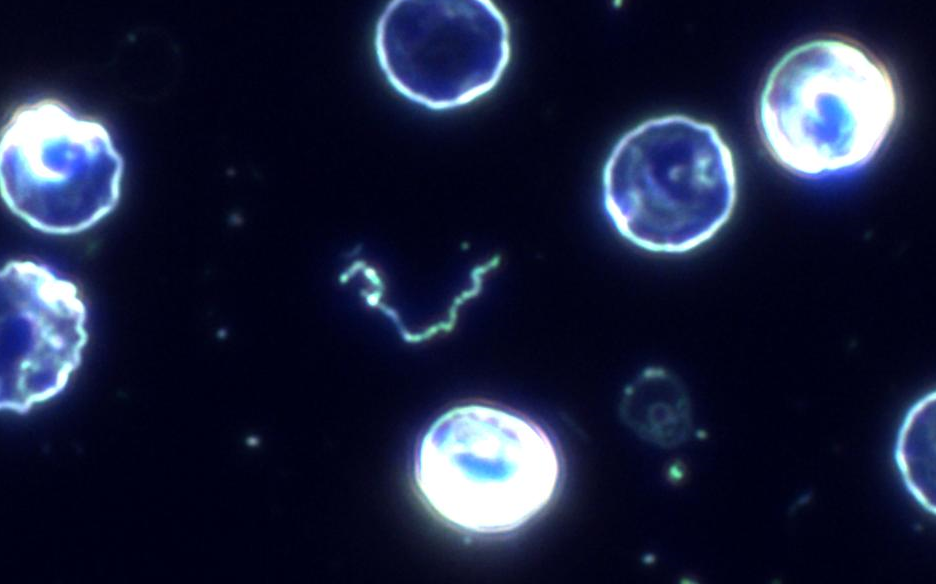
%> input picture Assignment_Input/IMG_11.png, 936 x 584 px
$ octave Task1to4.m   (GNU Octave 9; MATLAB toolbox functions it lacks are replaced by stand-ins)
%> lines starting %> are read from the running program, lines starting %| are printed output that depends on the picture; in (x1, y1, x2, y2) boxes, pixels count from 0 and x2, y2 are one past the last pixel; in counts of white or black regions, pixels touching at a corner belong together; the program's own positions count from 1
clear; close all;

% Task 1: Pre-processing -----------------------
% Step-1: Load input image
I = imread('IMG_11.png');
%> I is the input picture: size 584x936x3 uint8; mean R, G, B 27.5, 33.3, 59.9
%figure, imshow(I)

% Step-2: Covert image to grayscale
I_gray = rgb2gray(I);
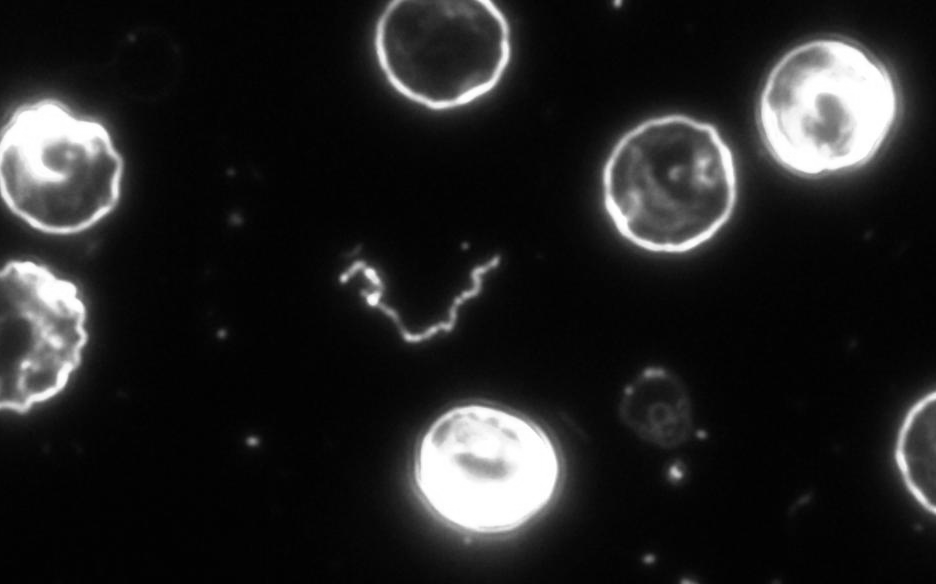
%> I_gray: size 584x936 uint8; min 2, max 255, mean 34.6
% figure, imshow(I_gray)

% Step-3: Rescale image
[rows, columns, numberOfColorChannels] = size(I_gray);
%> rows = 584; columns = 936; numberOfColorChannels = 1

% obtain ratio for resize
ratio = rows/512;
%> ratio = 1.14
I_resized = imresize(I_gray,[512,(columns/ratio)]);
figure, imshow(I_resized)

% Step-4: Produce histogram before enhancing
figure, imhist(I_resized,64);
%> after `imhist(I_resized,64)`:
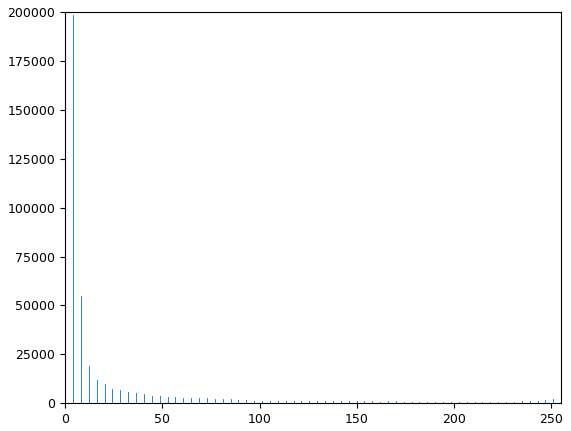
%> figure redrawn from the program's plot data; highest point at x = 4.05, y = 198359

% Step-5: Enhance image before binarisation

J = imadjust(I_resized);
%figure, imshow(J)

% Step-6: Histogram after enhancement
figure, imhist(J,64);

% Step-7: Image Binarisation
JBW = imbinarize(J);
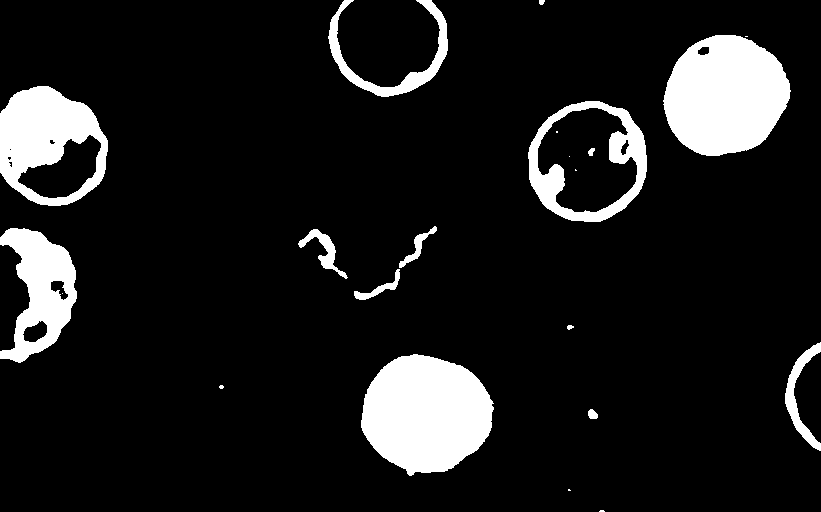
%> JBW: size 512x821 logical; 11% white; 22 white regions (8 under 20 px), largest, box (x1, y1, x2, y2) and area: (361, 354, 494, 476) 12050, (663, 35, 791, 156) 11661, (0, 86, 108, 206) 7436
figure, imshow(JBW)


% % Task 2: Edge detection ------------------------

% canny edge detection
boundsC = edge(JBW, 'Canny');
%> boundsC: size 512x821 logical; 1.1% white in thin lines or dots

figure, imshow(boundsC)

% Task 3: Simple segmentation --------------------

% to keep structure of cells partially shown at boundary when closing,
% pad, close , fill, remove padding. Carry out for image top/bottom and for sides.

se = strel('disk',2); %create morphological structuring element

%pad top and bottom with white pixels
paddedTops = padarray(boundsC,[1,0],255);
%> paddedTops: size 514x821 logical; 1.5% white in thin lines or dots

closedTops = imclose(paddedTops,se); %close
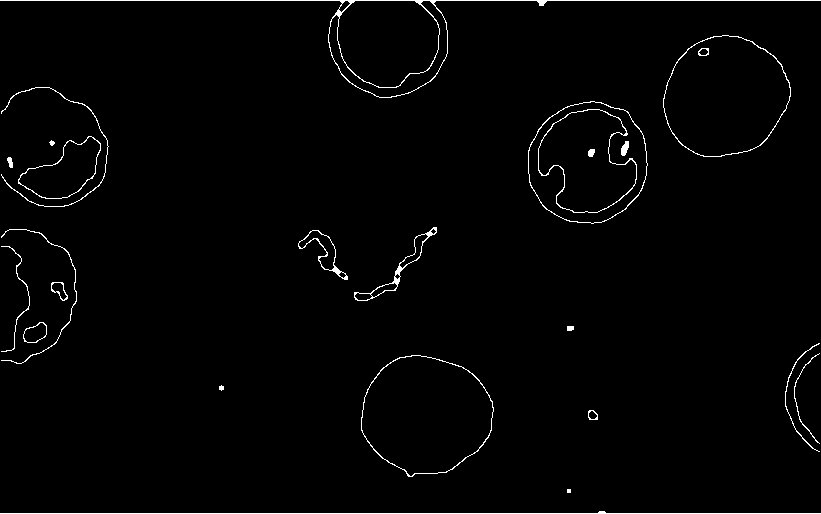
%> closedTops: size 514x821 logical; 1.5% white in thin lines or dots

hF = imfill(closedTops,'holes'); % fill holes
%> hF: size 514x821 logical; 12.7% white; 21 white regions (1 under 20 px), largest, box (x1, y1, x2, y2) and area: (361, 355, 494, 477) 12261, (663, 35, 791, 157) 11938, (528, 101, 648, 224) 11586

hF = hF(1+1:end-1,1:end); %remove padding
%> hF: size 512x821 logical; 12.3% white; 22 white regions (2 under 20 px), largest, box (x1, y1, x2, y2) and area: (361, 354, 494, 476) 12261, (663, 34, 791, 156) 11938, (528, 100, 648, 223) 11586

% repeat once more for the image sides
paddedSides = padarray(hF,[0,1],255);
%> paddedSides: size 512x823 logical; 12.5% white; 24 white regions (2 under 20 px), largest, box (x1, y1, x2, y2) and area: (362, 354, 495, 476) 12261, (664, 34, 792, 156) 11938, (529, 100, 649, 223) 11586


closedSides = imclose(paddedSides,se);
F = imfill(closedSides,'holes');
%> F: size 512x823 logical; 16.6% white; 14 white regions (2 under 20 px), largest, box (x1, y1, x2, y2) and area: (0, 0, 110, 512) 19312, (362, 354, 495, 476) 12261, (664, 34, 792, 156) 11938
F = F(1:end,1+1:end-1);
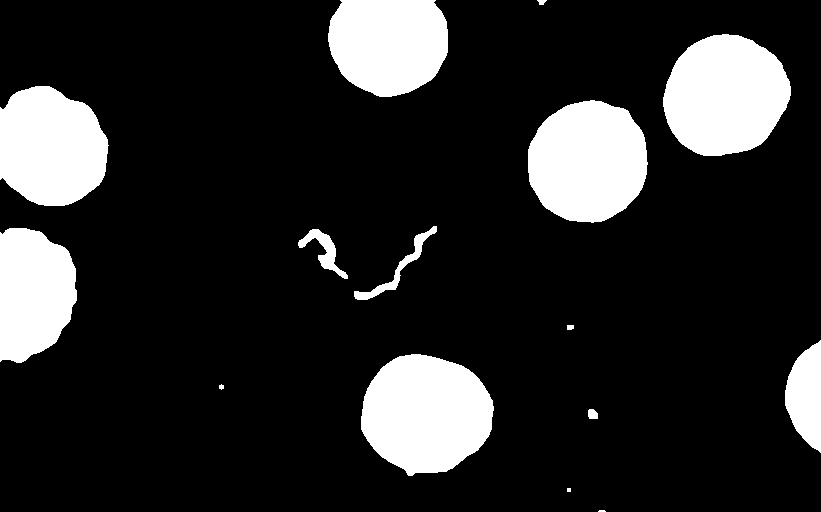
%> F: size 512x821 logical; 16.4% white; 15 white regions (2 under 20 px), largest, box (x1, y1, x2, y2) and area: (361, 354, 494, 476) 12261, (663, 34, 791, 156) 11938, (528, 100, 648, 223) 11586


%remove objects smaller than blood cells and bacteria
F = bwareaopen(F, 300);
%> F: size 512x821 logical; 16.3% white; 9 white regions

%figure, imshow(F) %uncomment to display segmented image

% %Task 4: Object Recognition --------------------
[B,L,N] = bwboundaries(F); %get boundaries
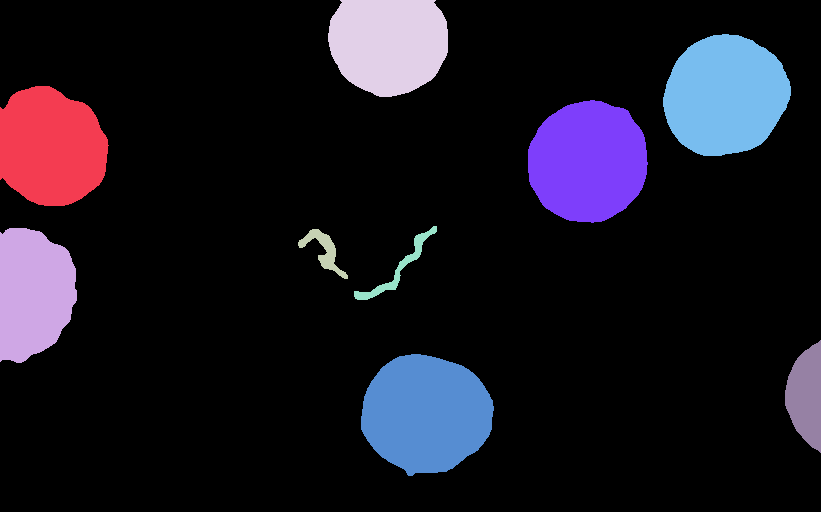
%> L: size 512x821 double; 10 distinct labels, from 0 to 9; one colour per label, 0 black
%> B = 9 boundaries; largest, box (x1, y1, x2, y2) and points: (361, 354, 494, 476) 356, (663, 34, 791, 156) 351, (528, 100, 648, 223) 348, (0, 228, 77, 363) 346, (0, 86, 109, 206) 344; N = 9

%get properties of connected components
props = regionprops(F,'all');
%> props = 9 regions; largest, box (x1, y1, x2, y2), Area, Centroid, MajorAxisLength, MinorAxisLength and Eccentricity: (361, 354, 494, 476) 12261 [426.7 414.4] 132 118.5 0.441, (663, 34, 791, 156) 11938 [726 96.1] 128.5 118.5 0.388, (528, 100, 648, 223) 11586 [588.5 162.2] 124.2 118.8 0.29

% Collect area into an individual array.
areas = [props.Area];
%> areas = [10413 8387 750 9655 837 12261 11586 11938 2847]

%show image with highlighted bacteria and blood cells
figure, imshow(F); hold on;

for k=1:length(B)
   boundary = B{k};
   % area is greater than 1000, red blood cell; fill white boundary red
   if(areas(k) >1000)
     fill(boundary(:,2), boundary(:,1), 'r');
   else % area is less than 1000, bacteria; fill white boundary cyan
     fill(boundary(:,2), boundary(:,1), 'c');
   end
end
%> this loop made 9 passes
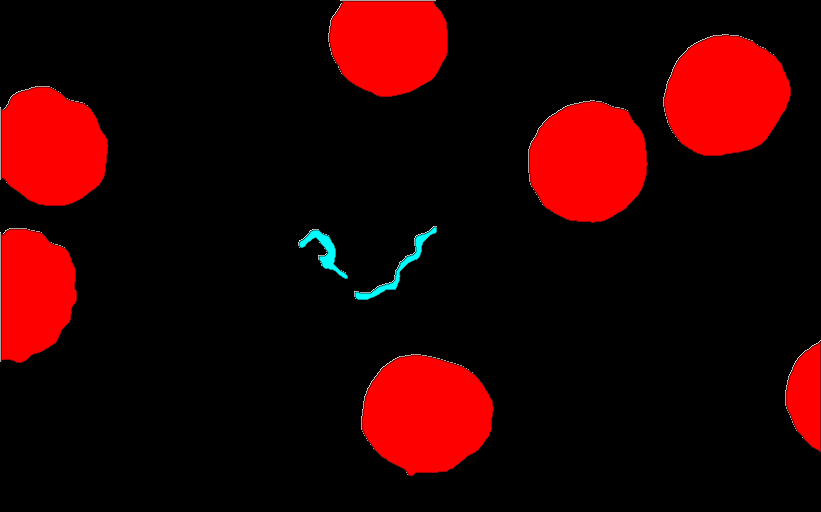
%> figure redrawn from the program's plot data

$ run again, with Assignment_Input/IMG_01.png copied over Assignment_Input/IMG_11.png
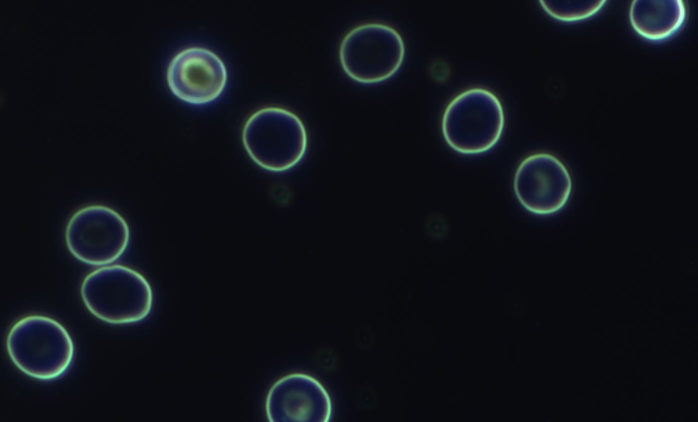
%> input picture Assignment_Input/IMG_01.png, 1396 x 844 px (shown at 1/2 size)
%> I is the input picture: size 844x1396x3 uint8; mean R, G, B 15.1, 18.4, 23.6
%> JBW: size 512x847 logical; 4.9% white; 15 white regions (2 under 20 px), largest, box (x1, y1, x2, y2) and area: (202, 56, 276, 127) 4107, (79, 249, 186, 394) 3600, (7, 382, 90, 462) 2141
%> boundsC: size 512x847 logical; 1.1% white in thin lines or dots
%> paddedTops: size 514x847 logical; 1.4% white in thin lines or dots
%> closedTops: size 514x847 logical; 1.5% white in thin lines or dots
%> paddedSides: size 512x849 logical; 11.1% white; 12 white regions
%> `[B,L,N] = bwboundaries(F);`:
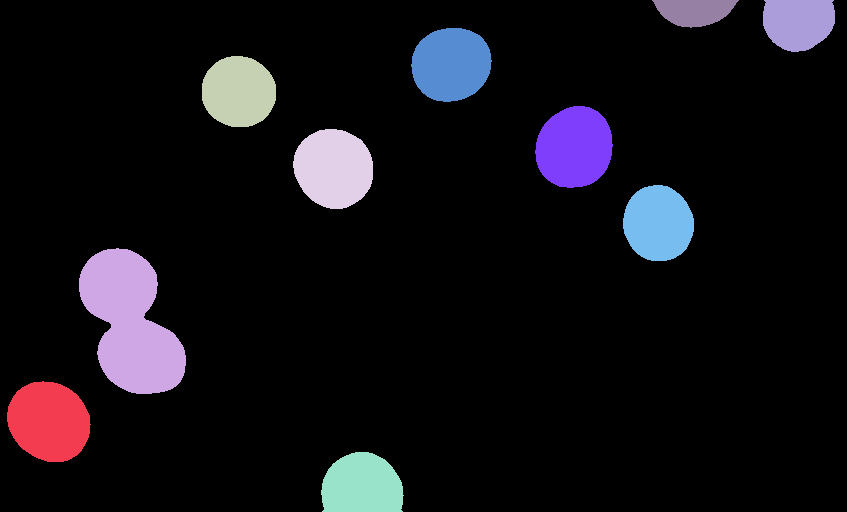
%> L: size 512x847 double; 11 distinct labels, from 0 to 10; one colour per label, 0 black
%> B = 10 boundaries; largest, box (x1, y1, x2, y2) and points: (79, 248, 186, 394) 394, (7, 381, 91, 462) 232, (321, 452, 404, 512) 232, (535, 106, 613, 188) 227, (293, 129, 373, 209) 226; N = 10
%> props = 10 regions; largest, box (x1, y1, x2, y2), Area, Centroid, MajorAxisLength, MinorAxisLength and Eccentricity: (79, 248, 186, 394) 9901 [131.3 324] 169.4 81.82 0.876, (7, 381, 91, 462) 5237 [49.5 422] 87.34 76.38 0.485, (535, 106, 613, 188) 5022 [575 148] 84.35 75.89 0.436
%> areas = [5237 9901 4209 5013 4126 4713 5022 4253 1727 3135]
%> the loop `for k=1:length(B)` made 10 passes
%> after the loop `for k=1:length(B)`:
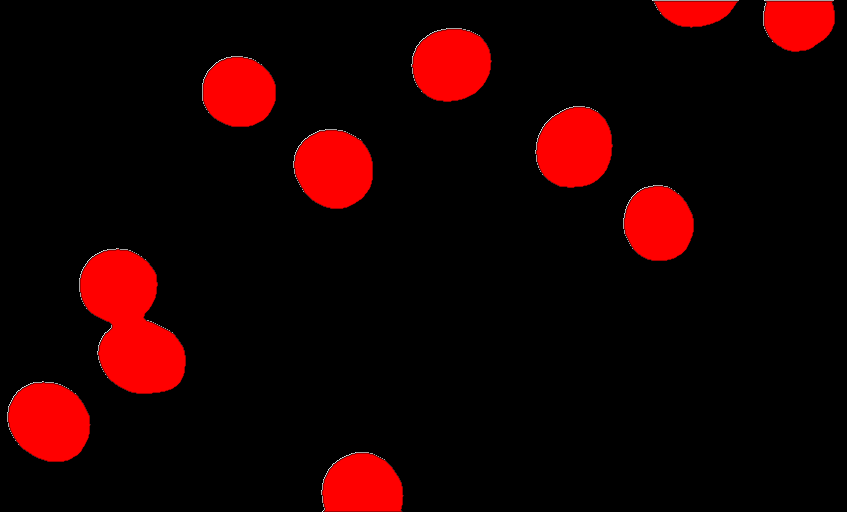
%> figure redrawn from the program's plot data

$ run again, with Assignment_Input/IMG_02.png copied over Assignment_Input/IMG_11.png
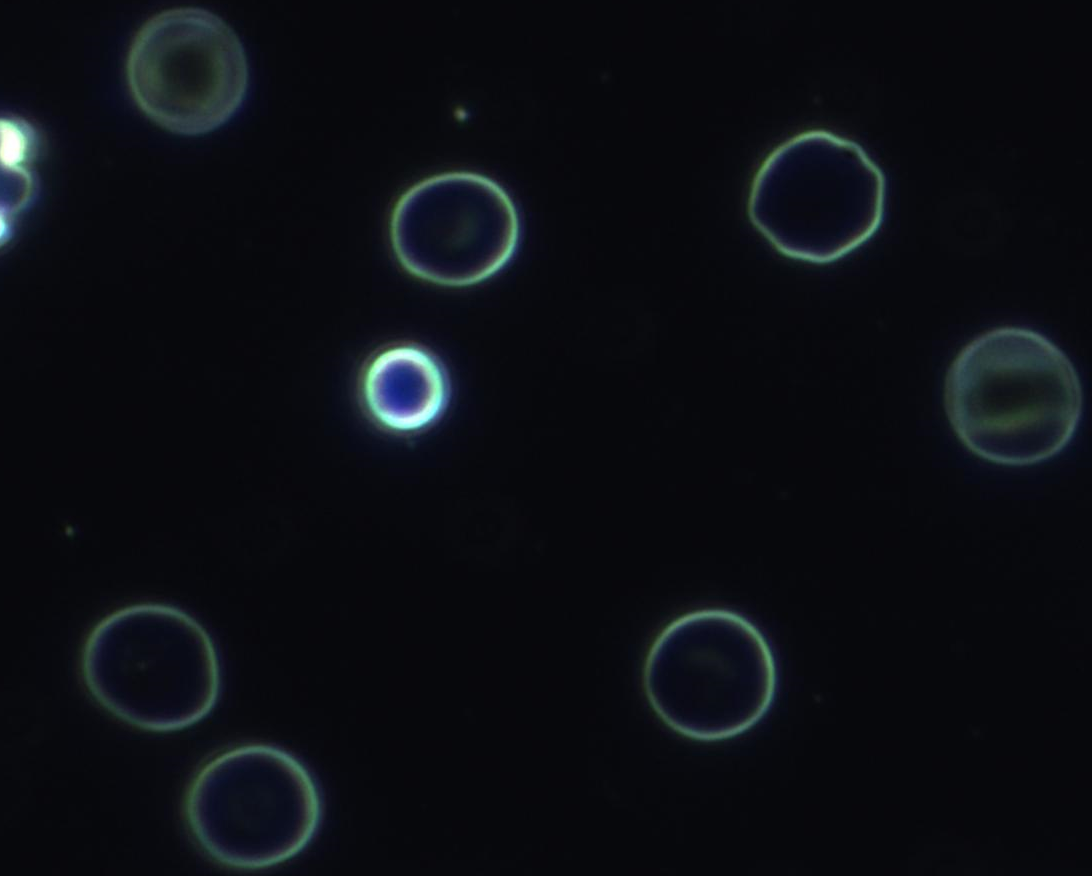
%> input picture Assignment_Input/IMG_02.png, 1092 x 876 px
%> I is the input picture: size 876x1092x3 uint8; mean R, G, B 11.7, 14.2, 18.9
%> JBW: size 512x639 logical; 6.1% white; 11 white regions (1 under 20 px), largest, box (x1, y1, x2, y2) and area: (553, 191, 633, 272) 3569, (73, 4, 145, 79) 3493, (207, 198, 265, 260) 2626
%> boundsC: size 512x639 logical; 1.1% white in thin lines or dots
%> paddedTops: size 514x639 logical; 1.5% white in thin lines or dots
%> closedTops: size 514x639 logical; 1.6% white in thin lines or dots
%> paddedSides: size 512x641 logical; 11.5% white; 13 white regions, largest, box (x1, y1, x2, y2) and area: (553, 191, 635, 273) 5261, (437, 75, 520, 155) 5066, (377, 355, 456, 434) 4961
%> `[B,L,N] = bwboundaries(F);`:
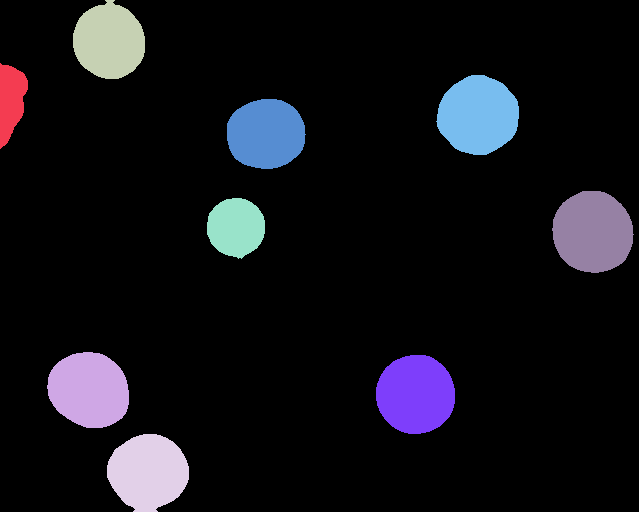
%> L: size 512x639 double; 10 distinct labels, from 0 to 9; one colour per label, 0 black
%> B = 9 boundaries; largest, box (x1, y1, x2, y2) and points: (552, 191, 634, 273) 233, (107, 434, 189, 512) 228, (47, 352, 129, 428) 225, (376, 355, 455, 434) 224, (436, 75, 519, 155) 224; N = 9
%> props = 9 regions; largest, box (x1, y1, x2, y2), Area, Centroid, MajorAxisLength, MinorAxisLength and Eccentricity: (552, 191, 634, 273) 5261 [593.4 232.6] 83.65 80.12 0.287, (436, 75, 519, 155) 5066 [478.8 115.9] 82.04 78.71 0.282, (376, 355, 455, 434) 4961 [416.2 395] 79.63 79.36 0.0824
%> areas = [1631 4893 4311 4849 2724 4436 4961 5066 5261]
%> the loop `for k=1:length(B)` made 9 passes
%> after the loop `for k=1:length(B)`:
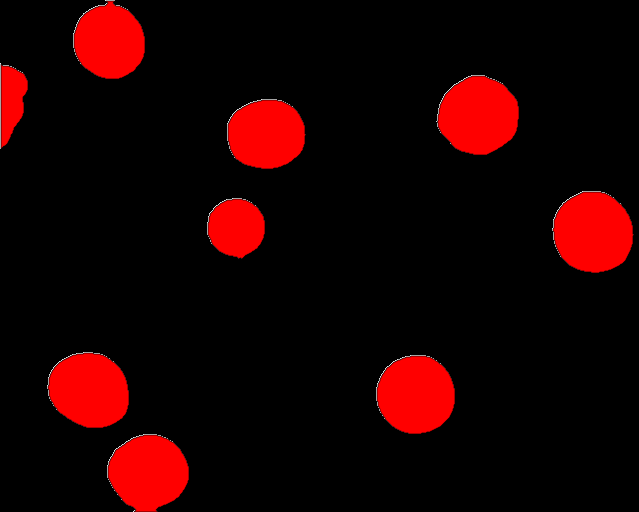
%> figure redrawn from the program's plot data

$ run again, with Assignment_Input/IMG_03.png copied over Assignment_Input/IMG_11.png
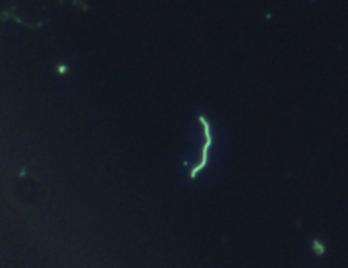
%> input picture Assignment_Input/IMG_03.png, 348 x 268 px
%> I is the input picture: size 268x348x3 uint8; mean R, G, B 21, 25.6, 34.9
%> JBW: size 512x665 logical; 26.2% white; 77 white regions (38 under 20 px), largest, box (x1, y1, x2, y2) and area: (0, 72, 336, 512) 71119, (340, 204, 424, 355) 7495, (0, 0, 99, 74) 4002
%> boundsC: size 512x665 logical; 1.6% white in thin lines or dots
%> paddedTops: size 514x665 logical; 2% white in thin lines or dots
%> closedTops: size 514x665 logical; 2.9% white; 61 white regions (11 under 20 px), largest, box (x1, y1, x2, y2) and area: (0, 0, 665, 514) 5758, (335, 205, 424, 356) 892, (89, 107, 143, 161) 527
%> paddedSides: size 512x667 logical; 6.7% white; 71 white regions (15 under 20 px), largest, box (x1, y1, x2, y2) and area: (336, 204, 425, 355) 7946, (2, 0, 351, 512) 5607, (90, 106, 144, 160) 1963
%> closedSides: size 512x667 logical; 6.7% white; 69 white regions (14 under 20 px), largest, box (x1, y1, x2, y2) and area: (336, 204, 425, 355) 7946, (0, 0, 351, 512) 6161, (90, 106, 144, 160) 1963
%> L: size 512x665 double; 7 distinct labels, from 0 to 6
%> B = 6 boundaries; box (x1, y1, x2, y2) and points: (0, 0, 350, 512) 3117, (335, 204, 424, 355) 406, (89, 106, 143, 160) 187, (104, 0, 174, 25) 172, (587, 443, 632, 499) 155, (63, 138, 80, 169) 85; N = 6
%> props = 6 regions; largest, box (x1, y1, x2, y2), Area, Centroid, MajorAxisLength, MinorAxisLength and Eccentricity: (335, 204, 424, 355) 7946 [384.8 282.9] 152.7 69.8 0.889, (0, 0, 350, 512) 5622 [164.4 279] 663.8 82.29 0.992, (89, 106, 143, 160) 1963 [118.1 131.5] 53.7 49.41 0.392, (587, 443, 632, 499) 1593 [608.9 471.3] 52.36 39.94 0.647
%> areas = [5622 386 1963 995 7946 1593]
%> the loop `for k=1:length(B)` made 6 passes
%> after the loop `for k=1:length(B)`:
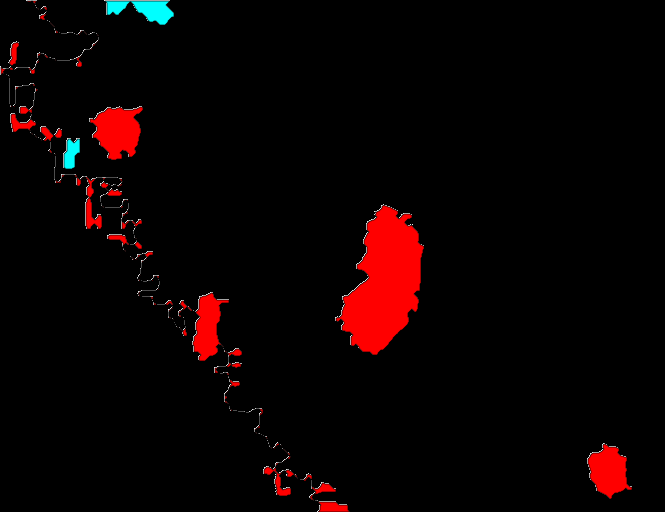
%> figure redrawn from the program's plot data
